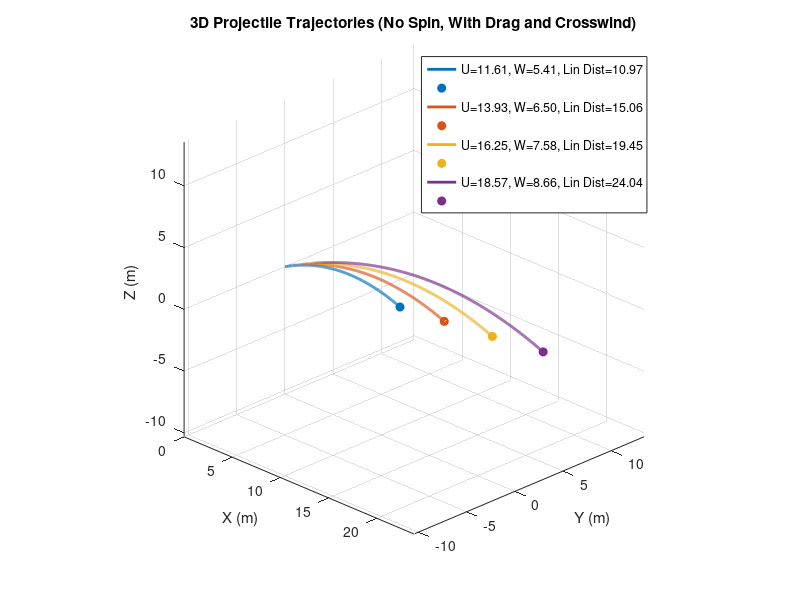

Source code (MATLAB):
% 3D Projectile Motion with Euler-Cromer Method (No Spin, Crosswind)
clear; clc; close all;

%-------------------------------
% Parameters
%-------------------------------
m = 0.04252;              % mass (kg) - racquet ball
r = 0.055 / 2;            % radius (m)
A = pi * r^2;             % cross-sectional area (m^2)
Cd = 0.47;                % drag coefficient
rho = 1.225;              % air density (kg/m^3)
g = -9.81;                % gravity (m/s^2)
dt = 0.001;               % time step (s)
t_max = 10;               % max simulation time (s)

%-------------------------------
% Crosswind
%-------------------------------
Vwind = 8.9408;  % wind velocity in Y-direction (m/s)
% +ve = wind blowing in +Y direction
% -ve = wind blowing in -Y direction

%-------------------------------
% Initial Velocity Sets [Horizontal, Vertical]
%-------------------------------
velocities = [
    11.60825411, 5.413013368;
    13.92990494, 6.495616041;
    16.25155576, 7.578218715;
    18.57320658, 8.660821389
];

colors = lines(size(velocities, 1)); % Different colors for each trajectory

figure; hold on;
title('3D Projectile Trajectories (No Spin, With Drag and Crosswind)');
xlabel('X (m)');
ylabel('Y (m)');
zlabel('Z (m)');
grid on; view(45, 25);
legendEntries = {'' '' '' '' '' '' '' ''};

%-------------------------------
% Loop Through Each Velocity Set
%-------------------------------
for i = 1:size(velocities, 1)
    U0 = velocities(i, 1);
    V0 = 0;
    W0 = velocities(i, 2);
    
    % Initial positions
    X0 = 0; Y0 = 0; Z0 = 0;
    
    % Initialization
    N = ceil(t_max / dt);
    U = zeros(1, N); V = zeros(1, N); W = zeros(1, N);
    X = zeros(1, N); Y = zeros(1, N); Z = zeros(1, N);
    T = zeros(1, N);

    % Set initial values
    U(1) = U0; V(1) = V0; W(1) = W0;
    X(1) = X0; Y(1) = Y0; Z(1) = Z0;

    % Euler-Cromer Integration Loop
    for n = 1:N-1
        % Effective velocity relative to air (include crosswind in Y)
        VrelX = U(n);
        VrelY = V(n) - Vwind;  % wind acts opposite to projectile's motion in Y
        VrelZ = W(n);
        Vmag = sqrt(VrelX^2 + VrelY^2 + VrelZ^2);
        
        fric_coeff = Cd * rho * A / (2 * m);

        % Update velocities (no Magnus effect)
        U(n+1) = U(n) - dt * (fric_coeff * Vmag * VrelX);
        V(n+1) = V(n) - dt * (fric_coeff * Vmag * VrelY);
        W(n+1) = W(n) - dt * (fric_coeff * Vmag * VrelZ - g);

        % Update positions
        X(n+1) = X(n) + dt * U(n+1);
        Y(n+1) = Y(n) + dt * V(n+1);
        Z(n+1) = Z(n) + dt * W(n+1);

        T(n+1) = T(n) + dt;

        % Stop if projectile hits the ground
        if Z(n+1) < 0
            break;
        end
    end

    % Trim
    X = X(1:n); Y = Y(1:n); Z = Z(1:n);

    % Plot trajectory
    plot3(X, Y, Z, '-', 'LineWidth', 2, 'Color', colors(i, :));
    plot3(X(end), Y(end), 0, 'o', 'MarkerSize', 6, ...
          'MarkerFaceColor', colors(i, :), 'Color', colors(i, :));
    
    % Legend entry
    legendEntries{2*i -1} = sprintf('U=%.2f, W=%.2f, Lin Dist=%.2f', U0, W0, sqrt(X(end)^2 +Y(end)^2));
end

legend(legendEntries, 'Location', 'northeast');
axis equal;
